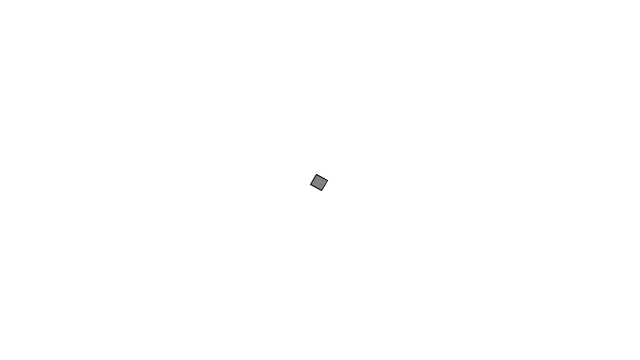
Frame 1 (no input)
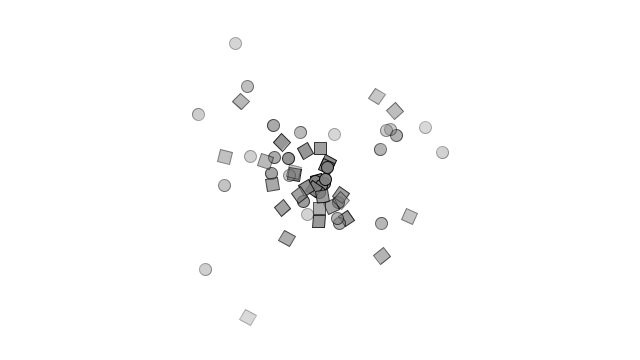
Frame 60 (the mouse pressed at the canvas centre just before this capture)
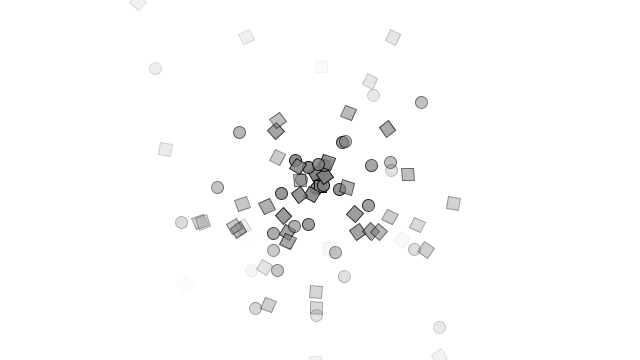
Frame 120 (the mouse held since frame 60 and released just before this capture)

The Processing sketch that drew these frames (run headless with seeded random() and noise(); from frame 60 on, the mouse is pressed at the canvas centre):

// Processing sketch: ParticleSystemWithDynamicNavigation
// ── ParticleSystemWithDynamicNavigation.pde
// Objects Declaration
ParticleSystem system;

void setup() {
  // Initialize Window
  size(640, 360);
  background(255);

  // Initialize Objects
  system = new ParticleSystem(new PVector(width / 2, height / 2));
}

void draw() {

  // Reset Background
  background(255);

  system.run();
}

// ── Confetti.pde
// Confetti Object - Inherited From Particle
class Confetti extends Particle {

  // Constructor
  Confetti(PVector origin, PVector velocity) {
    super(origin, velocity);
  }

  // Inhrits run() From Parent

  // Display Function
  void display() {
    fill(127, lifeSpan);
    stroke(0, lifeSpan);

    pushMatrix();
    rectMode(CENTER);
    translate(location.x, location.y);
    rotate(atan(velocity.y / velocity.x));
    rect(0, 0, mass * 1.5, mass * 1.5);
    popMatrix();
  }
}

// ── Gravity.pde
// Gravity Object
class Gravity {

  // Variables
  PVector force;

  // Constructor
  Gravity() {
    // Initialize Variables
    force = new PVector(0, 0.07);
  }

  // Get Force Function
  PVector getForce() {
    return force;
  }
}

// ── Particle.pde
// Particle Object
class Particle {

  // Variables
  public PVector location;
  public PVector velocity;
  public PVector acceleration;
  public float mass;
  public float lifeSpan;

  // Constructor
  public Particle(PVector origin, PVector velocity) {
    // Initialize Variables
    this.location = origin.get();
    this.velocity = velocity;
    this.acceleration = new PVector();
    mass = 8.0;
    lifeSpan = 255.0;
  }

  // Apply Force Function
  public void applyForce(PVector force) {
    acceleration.add(PVector.div(force, mass));
  }

  // Run Function
  public void run() {
    move();
    display();
  }

  // Move Function
  public void move() {
    velocity.add(acceleration);
    location.add(velocity);

    lifeSpan -= 3;
    acceleration.mult(0);    // Reset Acceleration
  }

  // Is Dead Function
  public boolean isDead() {
    if (lifeSpan <= 0)
      return true;
    else
      return false;
  }

  // Display Function
  public void display() {
    fill(127, lifeSpan);
    stroke(0, lifeSpan);
    ellipse(location.x, location.y, mass * 1.5, mass * 1.5);
  }
}

// ── ParticleSystem.pde
// Particle System Object
class ParticleSystem {  

  // Objects Declaration
  Gravity gravity;

  // Variables
  PVector origin;
  ArrayList<Particle> particles;
  float xNoise = 0;
  float yNoise = 10;

  // Constructor
  ParticleSystem(PVector origin) {

    // Initialize Variables
    this.origin = origin.get();
    particles = new ArrayList<Particle>();

    // Initialize Objects
    gravity = new Gravity();
  }

  // Add Particle Function
  void addParticle() {
    float chance = random(0, 1);

    if (chance <= 0.5)
      particles.add(new Particle(origin, new PVector(random(-2.5, 2.5), random(-2.5, 2.5))));
    else
      particles.add(new Confetti(origin, new PVector(random(-2.5, 2.5), random(-2.5, 2.5))));
  }

  // Run Function
  void run() {

    xNoise += 0.01;
    yNoise += 0.02;

    // Add Particle
    addParticle();

    // For Each Particle In The List
    for (int i = particles.size() - 1; i >= 0; i--) {
      Particle particle = particles.get(i);
      // Apply Force To Particle
      particle.applyForce(PVector.div(gravity.getForce(), particle.mass));
      // Run Particle Funtions
      particle.run();

      if (particle.isDead())
        particles.remove(i);
    }
  }
}
